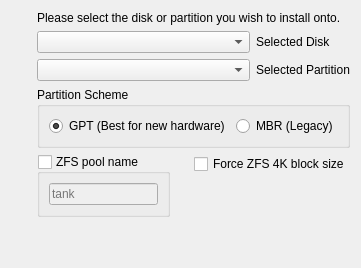
  <widget class="QWizardPage" name="Page_BasicDisk">
   <layout class="QGridLayout" name="gridLayout_17">
    <item row="1" column="1">
     <layout class="QGridLayout" name="gridLayout_3">
      <item row="0" column="0">
       <widget class="QComboBox" name="comboDisk">
        <property name="sizePolicy">
         <sizepolicy hsizetype="MinimumExpanding" vsizetype="Fixed">
          <horstretch>0</horstretch>
          <verstretch>0</verstretch>
         </sizepolicy>
        </property>
       </widget>
      </item>
      <item row="0" column="1">
       <widget class="QLabel" name="label_5">
        <property name="sizePolicy">
         <sizepolicy hsizetype="Minimum" vsizetype="Preferred">
          <horstretch>0</horstretch>
          <verstretch>0</verstretch>
         </sizepolicy>
        </property>
        <property name="text">
         <string>Selected Disk</string>
        </property>
       </widget>
      </item>
      <item row="1" column="0">
       <widget class="QComboBox" name="comboPartition">
        <property name="sizePolicy">
         <sizepolicy hsizetype="MinimumExpanding" vsizetype="Fixed">
          <horstretch>0</horstretch>
          <verstretch>0</verstretch>
         </sizepolicy>
        </property>
       </widget>
      </item>
      <item row="1" column="1">
       <widget class="QLabel" name="label_6">
        <property name="sizePolicy">
         <sizepolicy hsizetype="Minimum" vsizetype="Preferred">
          <horstretch>0</horstretch>
          <verstretch>0</verstretch>
         </sizepolicy>
        </property>
        <property name="text">
         <string>Selected Partition</string>
        </property>
       </widget>
      </item>
     </layout>
    </item>
    <item row="3" column="1">
     <layout class="QGridLayout" name="gridLayout_5">
      <item row="0" column="0">
       <widget class="QGroupBox" name="groupZFSPool">
        <property name="font">
         <font>
          <weight>50</weight>
          <bold>false</bold>
         </font>
        </property>
        <property name="title">
         <string>ZFS pool name</string>
        </property>
        <property name="flat">
         <bool>false</bool>
        </property>
        <property name="checkable">
         <bool>true</bool>
        </property>
        <property name="checked">
         <bool>false</bool>
        </property>
        <layout class="QGridLayout" name="gridLayout_4">
         <item row="0" column="0">
          <widget class="QLineEdit" name="lineZpoolName">
           <property name="inputMask">
            <string/>
           </property>
           <property name="maxLength">
            <number>32767</number>
           </property>
           <property name="placeholderText">
            <string notr="true">tank</string>
           </property>
          </widget>
         </item>
        </layout>
       </widget>
      </item>
      <item row="0" column="1">
       <spacer name="horizontalSpacer_4">
        <property name="orientation">
         <enum>Qt::Horizontal</enum>
        </property>
        <property name="sizeType">
         <enum>QSizePolicy::Fixed</enum>
        </property>
        <property name="sizeHint" stdset="0">
         <size>
          <width>18</width>
          <height>20</height>
         </size>
        </property>
       </spacer>
      </item>
      <item row="0" column="2">
       <layout class="QVBoxLayout" name="verticalLayout">
        <item>
         <widget class="QCheckBox" name="checkForce4K">
          <property name="text">
           <string>Force ZFS 4K block size</string>
          </property>
         </widget>
        </item>
        <item>
         <spacer name="verticalSpacer_4">
          <property name="orientation">
           <enum>Qt::Vertical</enum>
          </property>
          <property name="sizeHint" stdset="0">
           <size>
            <width>20</width>
            <height>40</height>
           </size>
          </property>
         </spacer>
        </item>
       </layout>
      </item>
     </layout>
    </item>
    <item row="0" column="0" rowspan="4">
     <layout class="QVBoxLayout" name="verticalLayout_4">
      <item>
       <widget class="QLabel" name="label_3">
        <property name="sizePolicy">
         <sizepolicy hsizetype="Fixed" vsizetype="Fixed">
          <horstretch>0</horstretch>
          <verstretch>0</verstretch>
         </sizepolicy>
        </property>
        <property name="maximumSize">
         <size>
          <width>55</width>
          <height>55</height>
         </size>
        </property>
        <property name="text">
         <string/>
        </property>
        <property name="pixmap">
         <pixmap resource="sysinstaller.qrc">:/modules/images/disk.png</pixmap>
        </property>
        <property name="scaledContents">
         <bool>true</bool>
        </property>
        <property name="alignment">
         <set>Qt::AlignCenter</set>
        </property>
       </widget>
      </item>
      <item>
       <spacer name="verticalSpacer_11">
        <property name="orientation">
         <enum>Qt::Vertical</enum>
        </property>
        <property name="sizeHint" stdset="0">
         <size>
          <width>20</width>
          <height>40</height>
         </size>
        </property>
       </spacer>
      </item>
     </layout>
    </item>
    <item row="0" column="1">
     <widget class="QLabel" name="label_4">
      <property name="sizePolicy">
       <sizepolicy hsizetype="Preferred" vsizetype="Minimum">
        <horstretch>0</horstretch>
        <verstretch>0</verstretch>
       </sizepolicy>
      </property>
      <property name="text">
       <string>Please select the disk or partition you wish to install onto. </string>
      </property>
      <property name="wordWrap">
       <bool>true</bool>
      </property>
     </widget>
    </item>
    <item row="4" column="1">
     <spacer name="verticalSpacer_5">
      <property name="orientation">
       <enum>Qt::Vertical</enum>
      </property>
      <property name="sizeHint" stdset="0">
       <size>
        <width>20</width>
        <height>40</height>
       </size>
      </property>
     </spacer>
    </item>
    <item row="2" column="1">
     <widget class="QGroupBox" name="groupScheme">
      <property name="title">
       <string>Partition Scheme</string>
      </property>
      <layout class="QHBoxLayout" name="horizontalLayout_6">
       <item>
        <widget class="QRadioButton" name="radioGPT">
         <property name="text">
          <string>GPT (Best for new hardware)</string>
         </property>
         <property name="checked">
          <bool>true</bool>
         </property>
        </widget>
       </item>
       <item>
        <widget class="QRadioButton" name="radioMBR">
         <property name="text">
          <string>MBR (Legacy)</string>
         </property>
        </widget>
       </item>
      </layout>
     </widget>
    </item>
   </layout>
  </widget>
